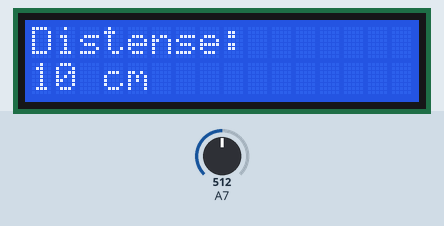
Simulated run of this sketch. Board: Arduino Uno, built with avr-gcc and run on an emulated ATmega328P. Shown: 16×2 character LCD. Inputs (shaded band) come from the test bench; at power-on: A7 = 512.

Above: at 1.2 s.
1.3 s: A7 set to 716
At 2.7 s:
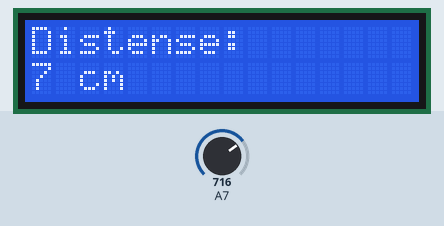
3.0 s: A7 set to 900
At 4.2 s:
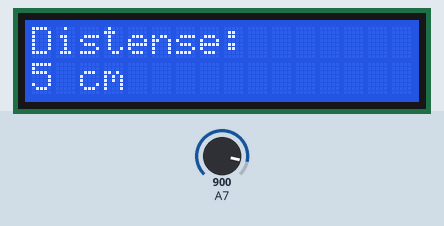
4.5 s: A7 set to 306
At 6.0 s:
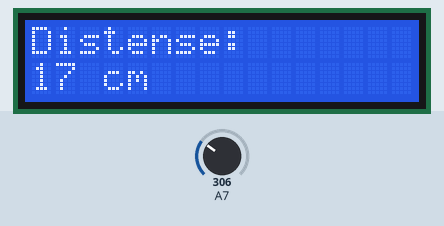
Timing chart, 0 to 7.5 s (numbered marks = the images above; inputs shaded):
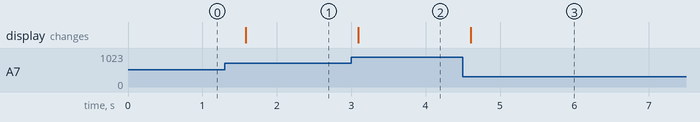

Measured:
- after the input at 1.3 s, the display: changes after 0.28 s (image 1)
- after the input at 3.0 s, the display: changes after 0.10 s (image 2)
- after the input at 4.5 s, the display: changes after 0.11 s (image 3)

The sketch:

Distance_Measuring.ino
```cpp
/*
Intelligent Machines Lab 4 Distance Measuring and The Screams of the Damned
Ryan Colon & Nick Morse
02.24.22
 */

#include <LiquidCrystal.h>
#include <stdlib.h>

const int AREF = 5;
const int NumLevel = 1023;

const int rs = 8, en = 9, LCDd4 = 7, LCDd5 = 6, LCDd6 = 5, LCDd7 = 4;
LiquidCrystal lcd(rs, en, LCDd4, LCDd5, LCDd6, LCDd7);

void setup() {
  //Setup the LCD
  lcd.begin(16,2);
  lcd.clear();
  Serial.begin(9600);

  //Setup the ADC
  ADMUX = 0x47; //Select ADC channel 7, right justified, AREF = 5V @ AVCC
  ADCSRA = 0x94; //Dont Convert, Don't Autotrigger, Clear flag, Interrupt Disabled
  ADCSRB = 0;
}

void loop() {
  //Acquire Voltage
  ADCSRA |= 0x40; //Start reading
  while(!(ADCSRA & 0x10));//wait for read to finish
  int adcRead = ADC; //read value

  float cm = 4800 / (float)(adcRead - 20);

  //Print to LCD
  lcd.clear();
  lcd.setCursor(0,0);
  lcd.print("Distense:");
  lcd.setCursor(0,1);
  lcd.print(cm, 0);
  lcd.print(" cm");
  delay(500);
}
```
